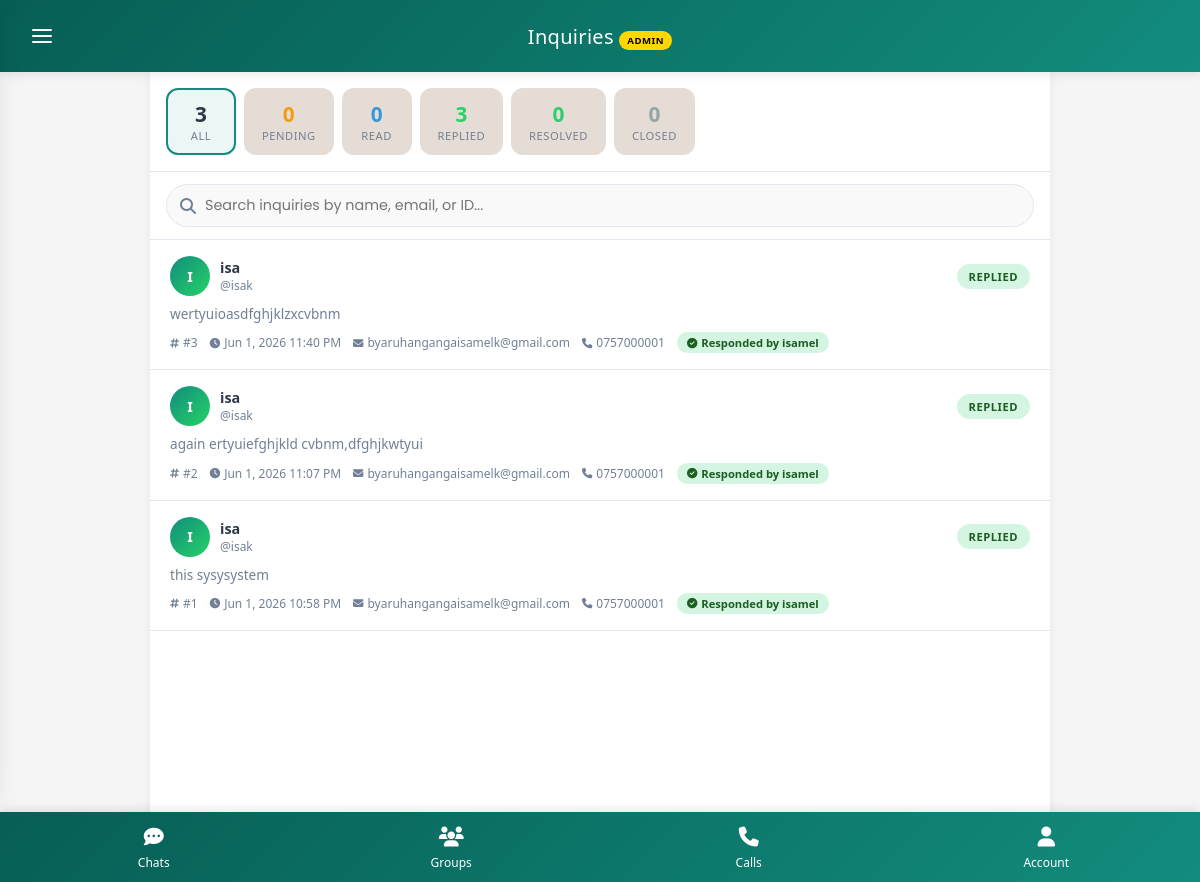
The app's page /inquiries/answer_inquiries.php (signed in), older data.
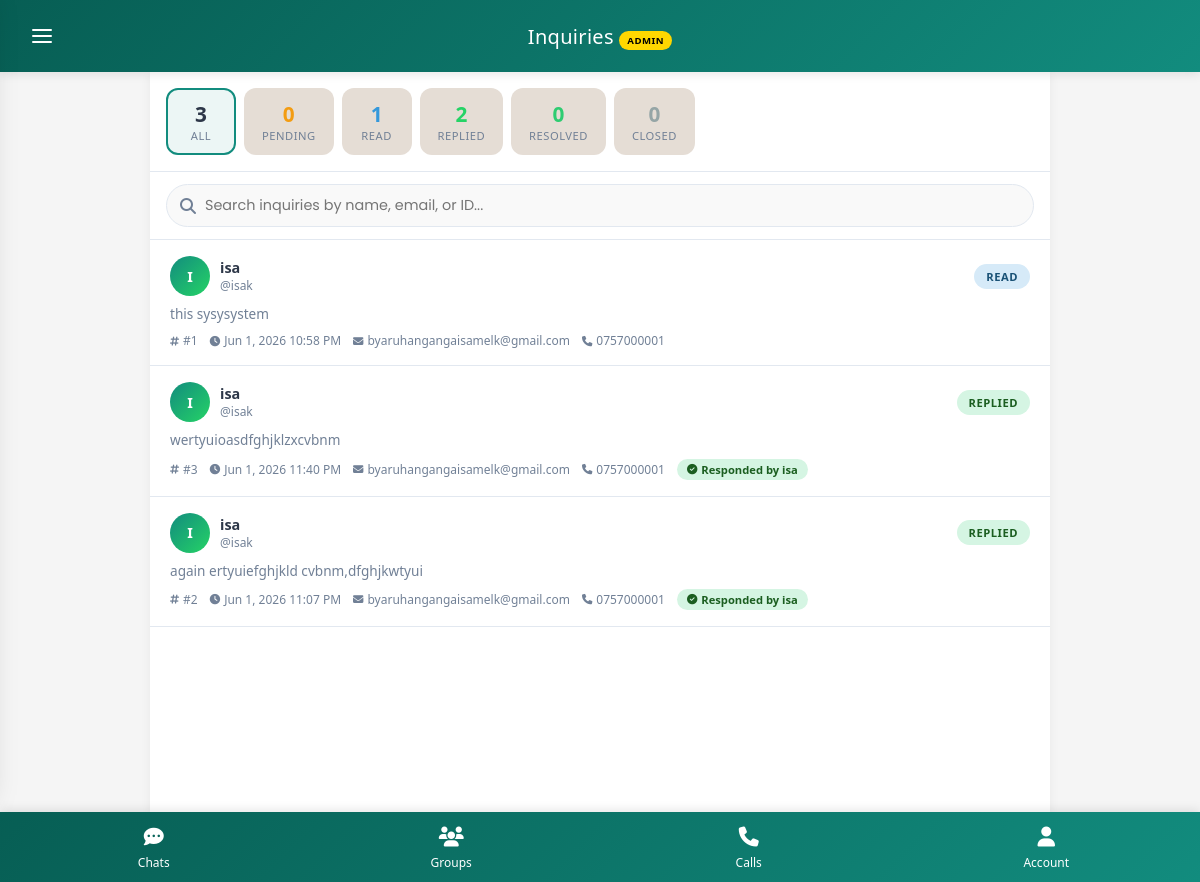
The same page, newer data.
### tables this page shows
CREATE TABLE `inquiries` (
  `id` bigint(20) UNSIGNED NOT NULL,
  `user_id` bigint(20) UNSIGNED NOT NULL,
  `user_fullname` varchar(150) NOT NULL,
  `user_username` varchar(50) NOT NULL,
  `user_email` varchar(255) DEFAULT NULL,
  `user_phone` varchar(30) DEFAULT NULL,
  `subject` varchar(255) DEFAULT 'Support Inquiry',
  `message` longtext NOT NULL,
  `status` enum('pending','read','replied','resolved','closed') NOT NULL DEFAULT 'pending',
  `priority` enum('low','medium','high','urgent') NOT NULL DEFAULT 'medium',
  `assigned_to` bigint(20) UNSIGNED DEFAULT NULL,
  `admin_response` longtext DEFAULT NULL,
  `responded_by` bigint(20) UNSIGNED DEFAULT NULL,
  `responded_at` datetime DEFAULT NULL,
  `resolved_at` datetime DEFAULT NULL,
  `created_at` timestamp NOT NULL DEFAULT current_timestamp(),
  `updated_at` timestamp NOT NULL DEFAULT current_timestamp() ON UPDATE current_timestamp()
);

CREATE TABLE `users` (
  `id` bigint(20) UNSIGNED NOT NULL,
  `uuid` char(36) NOT NULL,
  `fullname` varchar(150) NOT NULL,
  `username` varchar(50) NOT NULL,
  `email` varchar(255) NOT NULL,
  `phone` varchar(30) DEFAULT NULL,
  `password_hash` varchar(255) NOT NULL,
  `profile_photo` varchar(255) DEFAULT NULL,
  `bio` varchar(255) DEFAULT NULL,
  `status_message` varchar(255) DEFAULT 'Available',
  `role` enum('normal','admin') NOT NULL DEFAULT 'normal',
  `is_verified` tinyint(1) DEFAULT 0,
  `is_online` tinyint(1) DEFAULT 0,
  `last_seen` datetime DEFAULT NULL,
  `created_at` timestamp NOT NULL DEFAULT current_timestamp(),
  `updated_at` timestamp NOT NULL DEFAULT current_timestamp() ON UPDATE current_timestamp()
);

### inquiries/answer_inquiries.php (the view, shortened to what the changed rows need)
<?php
require_once __DIR__ . '/../config/db.php';
$darkMode = isset($_COOKIE['darkMode']) && $_COOKIE['darkMode'] === 'enabled';
$filter = $_GET['filter'] ?? 'all';
$query = "SELECT i.*,
          u.fullname as assigned_name,
          r.fullname as responder_name
          FROM inquiries i
          LEFT JOIN users u ON i.assigned_to = u.id
          LEFT JOIN users r ON i.responded_by = r.id
          WHERE 1=1";
$query .= " ORDER BY
    CASE i.status
        WHEN 'pending' THEN 1
        WHEN 'read' THEN 2
        WHEN 'replied' THEN 3
        WHEN 'resolved' THEN 4
        WHEN 'closed' THEN 5
    END,
    i.created_at DESC";
$stmt = $conn->prepare($query);
$stmt->execute();
$inquiries_result = $stmt->get_result();
$inquiries_array = [];
while ($row = $inquiries_result->fetch_assoc()) {
    $inquiries_array[] = $row;
}
$counts = $conn->query("SELECT status, COUNT(*) as count FROM inquiries GROUP BY status")->fetch_all(MYSQLI_ASSOC);
$count_map = [];
foreach ($counts as $c) {
    $count_map[$c['status']] = $c['count'];
}
?>
<!DOCTYPE html>
<html lang="en">
<head>
    <link rel="stylesheet" href="https://cdnjs.cloudflare.com/ajax/libs/font-awesome/6.4.0/css/all.min.css">
</head>
<body class="<?= $darkMode ? 'dark-mode' : '' ?>">
    <div><?php require_once __DIR__ . '/../includes/cd_hamburger.php'; ?></div>
<div class="ai-container">
    <div class="ai-stats">
        <a href="?filter=read" class="ai-stat-item <?= $filter === 'read' ? 'active' : '' ?>">
            <span class="ai-stat-count" style="color: #3498DB;"><?= $count_map['read'] ?? 0 ?></span>
            <span class="ai-stat-label">Read</span>
        </a>
        <a href="?filter=replied" class="ai-stat-item <?= $filter === 'replied' ? 'active' : '' ?>">
            <span class="ai-stat-count" style="color: #25D366;"><?= $count_map['replied'] ?? 0 ?></span>
            <span class="ai-stat-label">Replied</span>
        </a>
    </div>
    <div class="ai-list">
        <?php if (count($inquiries_array) > 0): ?>
            <?php foreach ($inquiries_array as $inquiry): ?>
                <div class="ai-item" onclick="openInquiry(<?= $inquiry['id'] ?>)">
                    <div class="ai-item-header">
                        <div class="ai-user-info">
                            <div class="ai-user-avatar">
                                <?= strtoupper(substr($inquiry['user_fullname'], 0, 1)) ?>
                            </div>
                            <div>
                                <div class="ai-user-name"><?= htmlspecialchars($inquiry['user_fullname']) ?></div>
                                <div class="ai-user-email">@<?= htmlspecialchars($inquiry['user_username']) ?></div>
                            </div>
                        </div>
                        <span class="ai-status ai-status-<?= $inquiry['status'] ?>"><?= ucfirst($inquiry['status']) ?></span>
                    </div>
                    <div class="ai-message-preview"><?= htmlspecialchars($inquiry['message']) ?></div>
                    <div class="ai-meta">
                        <span><i class="fas fa-hashtag"></i> #<?= $inquiry['id'] ?></span>
                        <span><i class="fas fa-clock"></i> <?= date('M j, Y g:i A', strtotime($inquiry['created_at'])) ?></span>
                        <?php if (!empty($inquiry['user_email'])): ?>
                            <span><i class="fas fa-envelope"></i> <?= htmlspecialchars($inquiry['user_email']) ?></span>
                        <?php endif; ?>
                        <?php if (!empty($inquiry['user_phone'])): ?>
                            <span><i class="fas fa-phone"></i> <?= htmlspecialchars($inquiry['user_phone']) ?></span>
                        <?php endif; ?>
                        <?php if ($inquiry['status'] === 'replied' || $inquiry['status'] === 'resolved'): ?>
                            <span class="ai-response-badge">
                                <i class="fas fa-check-circle"></i>
                                <?= $inquiry['status'] === 'resolved' ? 'Resolved' : 'Responded' ?>
                                <?php if ($inquiry['responder_name']): ?>
                                    by <?= htmlspecialchars($inquiry['responder_name']) ?>
                                <?php endif; ?>
                            </span>
                        <?php endif; ?>
                    </div>
                </div>
            <?php endforeach; ?>
        <?php endif; ?>
    </div>
</div>
<?php require_once __DIR__ . '/../includes/navbar.php'; ?>
</body>
</html>

Row changes from the older to the newer data that the page shows:
changed inquiries "this sysysystem": status "REPLIED" → "READ"; user.fullname "isamel" → (not shown); moves up the list
changed through a linked row, inquiries "wertyuioasdfghjklzxcvbnm": user.fullname "isamel" → "isa"
changed through a linked row, inquiries "again ertyuiefghjkld cvbnm,dfghjkwtyui": user.fullname "isamel" → "isa"
Text that changed along with them:
$count_map['read']: "0" → "1"
$count_map['replied']: "3" → "2"
